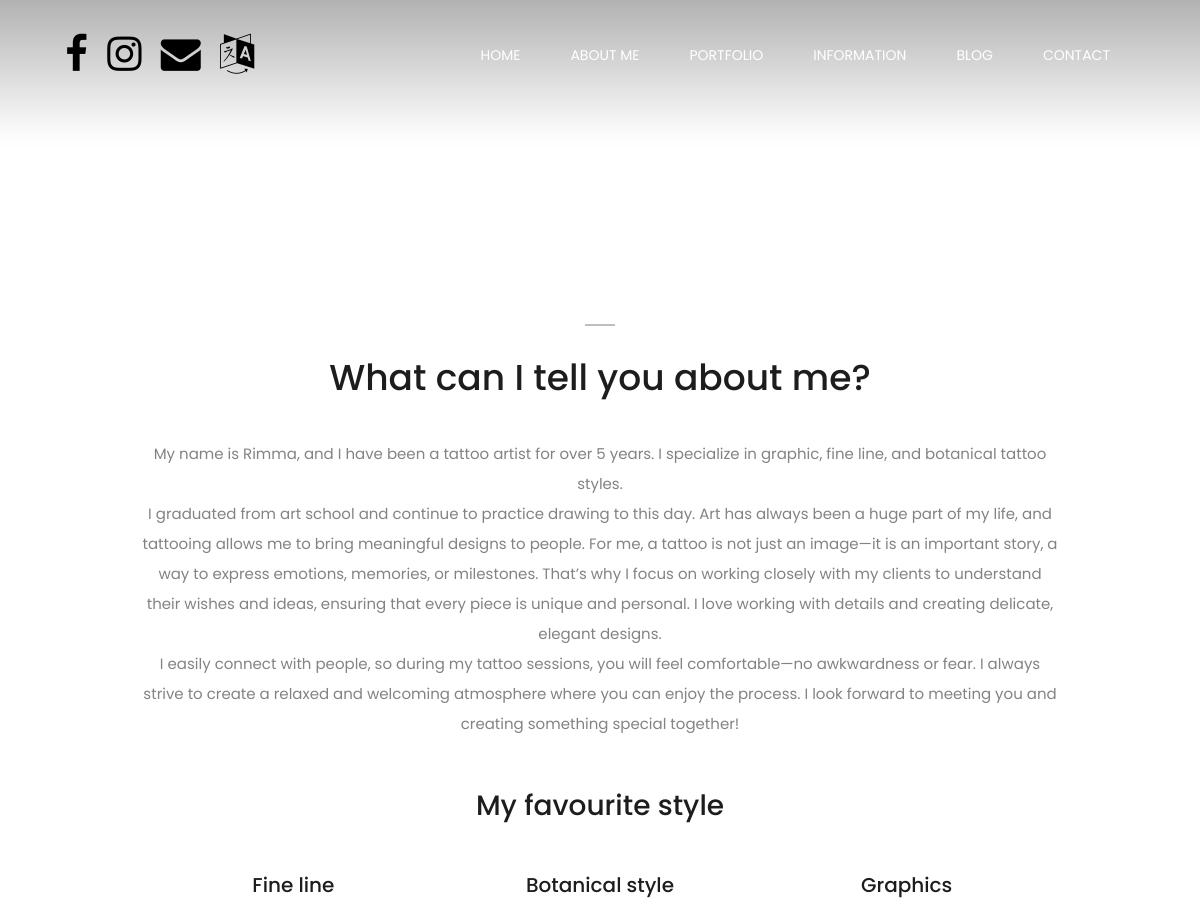
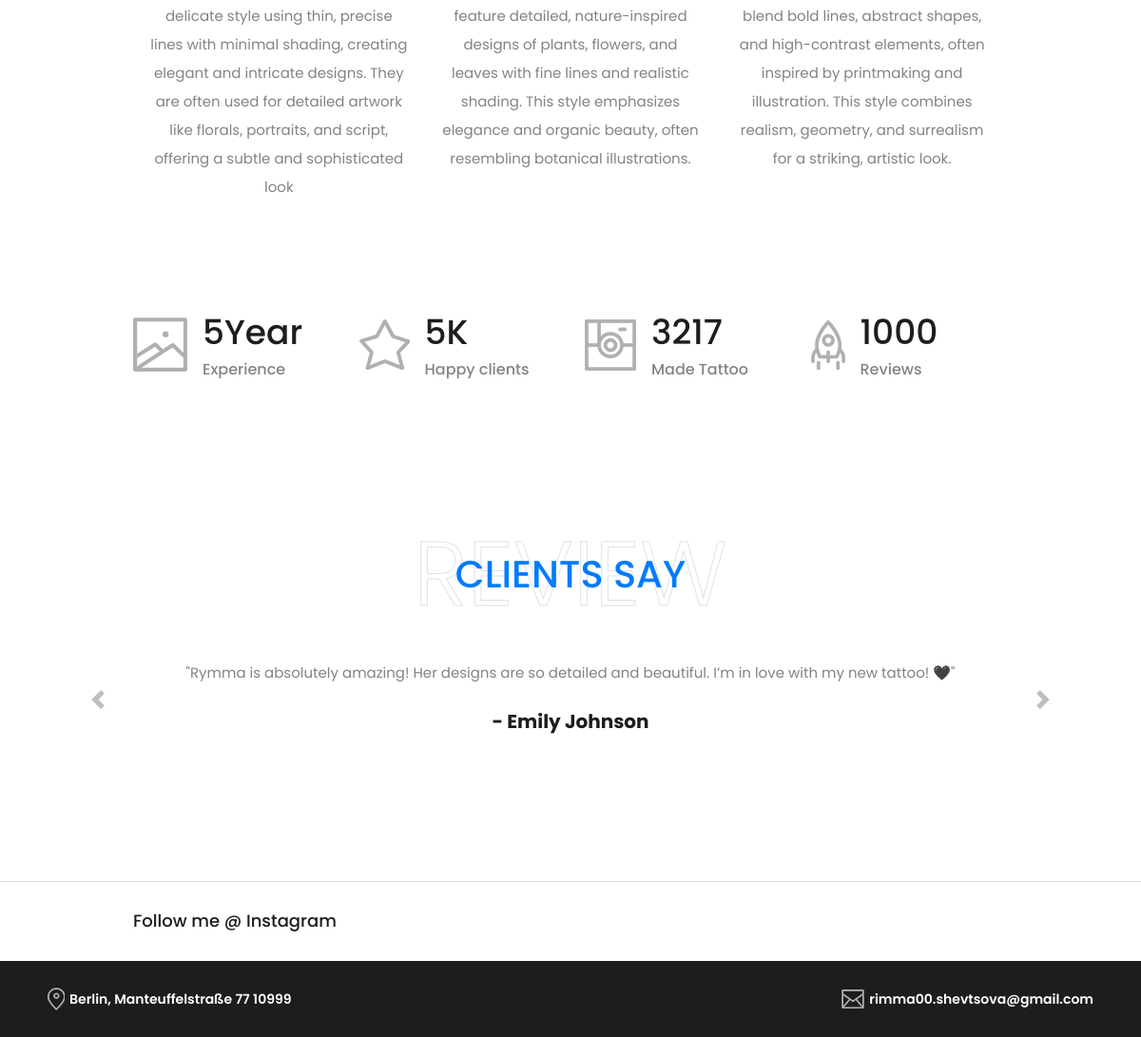
Screenshot of /en/about/ with the database file from the repository (2 pictures, top to bottom).
### portfolio/models.py (models this page shows, shortened)
class MainImage(models.Model):
    image = models.ImageField(
        upload_to='main_images',
        help_text="Image for the main page."
    )
    text = models.TextField(
        blank=True,
        null=True,
        help_text="Optional text associated with the image."
    )
    author = models.CharField(
        max_length=100,
        blank=True,
        null=True,
        help_text="Author of the image."
    )
    created_at = models.DateTimeField(
        auto_now_add=True,
        help_text="Timestamp when the image was created."
    )
    class Meta:
        verbose_name = "Main Page Image"
        verbose_name_plural = "Main Page Images"
        ordering = ['pk']

### portfolio/views.py (the view)
# urls.py: path('about/', views.about_me, name='about'),
def about_me(request: HttpRequest) -> HttpResponse:
    images = get_images()
    comments: List[Tuple[str, str]] = [(image.text, image.author) for image in images if
                                       image.text and image.author]
    context = {
        'comments': comments,
    }
    return render(request, 'portfolio/pages/about-me.html', context)

### portfolio/utils.py (called while the page is built)
def get_cached_images(cache_key: str, model: Type[Model], timeout: int = 60 * 30) -> QuerySet:
    images = cache.get(cache_key)
    if not images:
        images = model.objects.all()
        cache.set(cache_key, images, timeout=timeout)
    return images

def get_images() -> QuerySet[MainImage]:
    return get_cached_images("main_images", MainImage)

### portfolio/templates/portfolio/pages/about-me.html (shortened to what this page needs)
{%extends 'base.html'%}
{% load i18n %}
{%load static%}
{%block content%}
<section class="about-me-area mt-100 section_padding_100">
    <div class="container">
        <div class="row justify-content-center">
            <div class="col-10">
                <div class="about-me-thumb">
                </div>
            </div>
            <div class="col-10">
                <div class="about-content mt-100 mb-50 text-center wow fadeInUp" data-wow-delay="0.1s">
                    <span></span>
                    <h2> {% trans "What can I tell you about me?" %}</h2>
                    <p>
                    </p>
                </div>
                <div class="col-12">
                    <h3 class="text-center mb-50 wow fadeInUp" data-wow-delay="0.1s"> {% trans "My favourite style" %} </h3>
                    <div class="row">
                        <div class="col-12 col-md-4">
                            <div class="single-service-area section_padding_0_100 text-center wow fadeInUp"
                                 data-wow-delay="0.1s">
                                <h5>{% trans "Fine line" %}</h5>
                                <p>
                                </p>
                            </div>
                        </div>
                        <div class="col-12 col-md-4">
                            <div class="single-service-area section_padding_0_100 text-center wow fadeInUp"
                                 data-wow-delay="0.4s">
                                <h5>{% trans "Botanical style" %}</h5>
                                <p>
                                </p>
                            </div>
                        </div>
                        <div class="col-12 col-md-4">
                            <div class="single-service-area section_padding_0_100 text-center wow fadeInUp"
                                 data-wow-delay="0.9s">
                                <h5>{% trans "Graphics" %}</h5>
                                <p>
                                </p>
                            </div>
                        </div>
                    </div>
                </div>
                <div class="studio-cool-facts-area mb-100">
                    <div class="row">
                        <div class="col-12 col-sm-6 col-md-3">
                            <div class="single-cool-fact d-flex align-items-center">
                                <div class="cool-facts-icon mr-3">
                                    <img src="{%static 'img/core-img/gallery.png' %}" alt="">
                                </div>
                                <div class="counter-area">
                                    <h2><span class="counter">5</span>{% trans "Year" %}</h2>
                                    <h6>{% trans "Experience" %}</h6>
                                </div>
                            </div>
                        </div>
                        <div class="col-12 col-sm-6 col-md-3">
                            <div class="single-cool-fact d-flex align-items-center">
                                <div class="cool-facts-icon mr-3">
                                    <img src="{%static 'img/core-img/favorite.png'%}" alt="">
                                </div>
                                <div class="counter-area">
                                    <h2><span class="counter">5</span>K</h2>
                                    <h6>{% trans "Happy clients" %}</h6>
                                </div>
                            </div>
                        </div>
                        <div class="col-12 col-sm-6 col-md-3">
                            <div class="single-cool-fact d-flex align-items-center">
                                <div class="cool-facts-icon mr-3">
                                    <img src="{%static 'img/core-img/photo-camera-2.png'%}" alt="">
                                </div>
                                <div class="counter-area">
                                    <h2><span class="counter">3217</span></h2>
                                    <h6>{% trans "Made Tattoo" %}</h6>
                                </div>
                            </div>
                        </div>
                        <div class="col-12 col-sm-6 col-md-3">
                            <div class="single-cool-fact d-flex align-items-center">
                                <div class="cool-facts-icon mr-3">
                                    <img src="{%static 'img/core-img/rocket-launch.png'%}" alt="">
                                </div>
                                <div class="counter-area">
                                    <h2><span class="counter">1000</span></h2>
                                    <h6>{% trans "Reviews" %}</h6>
                                </div>
                            </div>
                        </div>
                    </div>
                </div>
            </div>
        </div>
    </div>
    <div class="container-fluid py-5">
    <div class="container">
        <div class="position-relative d-flex align-items-center justify-content-center">
            <h1 class="display-1 text-uppercase text-white" style="-webkit-text-stroke: 1px #dee2e6;">{% trans "Review" %}</h1>
            <h1 class="position-absolute text-uppercase text-primary">{% trans "Clients Say" %}</h1>
        </div>
        <br>
        <div id="commentsCarousel" class="carousel slide comments-carousel" data-ride="carousel">
            <div class="carousel-inner">
                {% for text, author in comments %}
                <div class="carousel-item {% if forloop.first %}active{% endif %}">
                    <div class="text-center">
                        <p class="mb-4">{{ text }}</p>
                        <h5 class="font-weight-bold">- {{ author }}</h5>
                    </div>
                </div>
                {% endfor %}
            </div>
            <a class="carousel-control-prev" href="#commentsCarousel" role="button" data-slide="prev">
                <span class="carousel-control-prev-icon" aria-hidden="true"></span>
            </a>
            <a class="carousel-control-next" href="#commentsCarousel" role="button" data-slide="next">
                <span class="carousel-control-next-icon" aria-hidden="true"></span>
            </a>
        </div>
    </div>
</div>
</section>
{%include 'portfolio/include/instagram_carousel.html' %}
{%endblock%}

### static/css/core-style.css (style rules this page uses)
* { margin: 0; padding: 0; }
body { font-family: 'Poppins', sans-serif; font-weight: 400; overflow-x: hidden; }
h1, h2, h3, h4, h5, h6 { color: #1d1d1d; line-height: 1.2; font-family: 'Poppins', sans-serif; font-weight: 500; }
p { color: #838383; font-size: 15px; line-height: 2; font-family: 'Poppins', sans-serif; font-weight: 400; }
a, a:hover, a:focus { -webkit-transition: all 500ms ease 0s; transition: all 500ms ease 0s; text-decoration: none; outline: none; font-size: 14px; color: #000; font-family: 'Poppins', sans-serif; font-weight: 400; }
img { height: auto; max-width: 100%; }
.mt-100 { margin-top: 100px; }
.mb-50 { margin-bottom: 50px; }
.mb-100 { margin-bottom: 100px; }
.section_padding_100 { padding: 100px 0; }
.section_padding_0_100 { padding: 0 0 100px; }
.carousel-item:after { position: absolute; width: 100%; height: 100%; top: 0; left: 0; background-color: rgba(0, 0, 0, 0.17); content: ''; z-index: -1; }
.about-content span { width: 30px; height: 2px; background-color: #bebebe; margin: 0 auto 30px; display: block; }
.about-content h2 { margin-bottom: 40px; font-size: 36px; }
.single-service-area h5 { margin-bottom: 20px; }
.counter-area h2 { font-size: 36px; }
.counter-area h6 { margin-bottom: 0; color: #838383; }
.comments-carousel .carousel-item:after { background-color: transparent !important; }
.comments-carousel .carousel-control-prev-icon { margin-right: 50px; }
.comments-carousel .carousel-control-next-icon { margin-left: 50px; }

### rows the page displays
MainImage: comments "\"Rymma is absolutely amazing! Her designs are so detailed and beautiful. I’m in love with my new tattoo! 🖤\"", comments "Emily Johnson"
